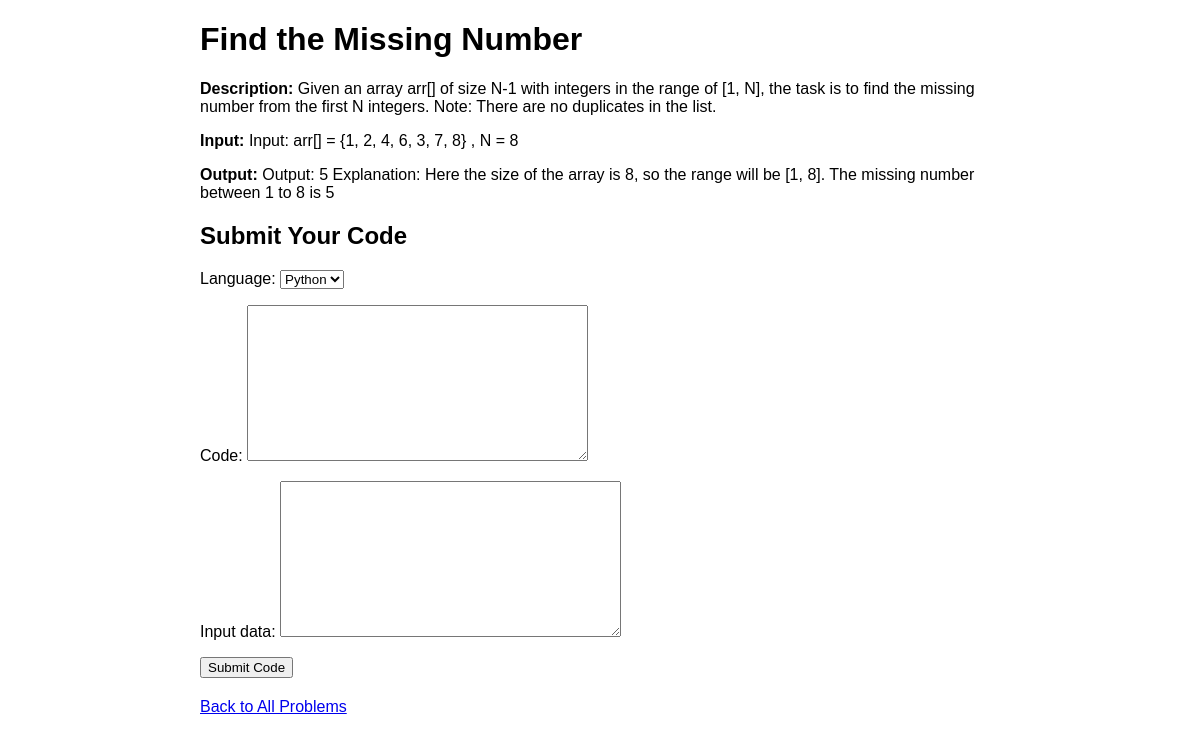
Screenshot of /porblems/all/2/ (signed in) with the database file from the repository.
### porblems/models.py (models this page shows)
class problemm(models.Model):
    problem_name = models.CharField(max_length=100)
    problem_description = models.TextField()
    problem_input=models.TextField(default=0)
    problem_output=models.TextField(default=0)
    problem_diff=models.CharField(max_length=200)

### porblems/views.py (the view, shortened to what this page needs)
# urls.py: path('all/<int:id>/',problems_description,name="problems_description"),
@login_required
def problems_description(request, id):
    problem = problemm.objects.get(id=id)
    form = CodeSubmissionForm()
    context = {
        "problem": problem,
        "form": form,
    }
    return render(request, 'problem.html', context)

### real_compiler/formm.py
class CodeSubmissionForm(forms.ModelForm):
    language = forms.ChoiceField(choices=LANGUAGE_CHOICES)
    class Meta:
        model = CodeSubmission
        fields = ["language", "code", "input_data"]

### porblems/templates/problem.html (shortened to what this page needs)
<!DOCTYPE html>
<html lang="en">
<head>
</head>
<body>
    <div class="container">
        <h1>{{ problem.problem_name }}</h1>
        <div class="problem-section">
            <p><strong>Description:</strong> {{ problem.problem_description }}</p>
            <p><strong>Input:</strong> {{ problem.problem_input }}</p>
            <p><strong>Output:</strong> {{ problem.problem_output }}</p>
        </div>
        <div class="submission-section">
            <h2>Submit Your Code</h2>
            <form method="post">
                {{ form.as_p }}
                <button type="submit">Submit Code</button>
            </form>
        </div>
        <a href="/porblems/all_problems/">Back to All Problems</a>
    </div>
</body>
</html>

### porblems/templates/problem.html (style rules this page uses)
body { font-family: Arial, sans-serif; }
.container { max-width: 800px; margin: 0 auto; }
.problem-section, .submission-section { margin-bottom: 20px; }

### rows the page displays
problemm: problem_name "Find the Missing Number", problem_description "Given an array arr[] of size N-1 with integers in the range of [1, N], the task is to find the missing number from the first N integers. Note: There are no duplicates in the list.", problem_input "Input: arr[] = {1, 2, 4, 6, 3, 7, 8} , N = 8", problem_output "Output: 5 Explanation: Here the size of the array is 8, so the range will be [1, 8]. The missing number between 1 to 8 is 5"
